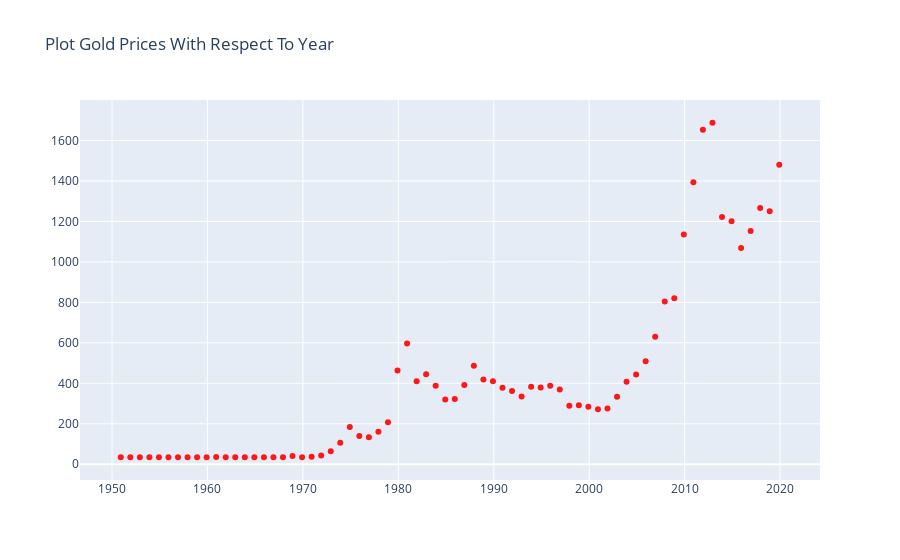

Write notebook code for a chart like this one.
### Code cell
#scatter plot for annual data
trace1 = go.Scatter(x= annual_data.Date, y= annual_data.Price,mode = "markers",
    marker_color='rgba(255, 00, 00, .9)')
layout = dict(title = 'Plot Gold Prices With Respect To Year')
fig = dict(data = trace1, layout = layout)
iplot(fig)
